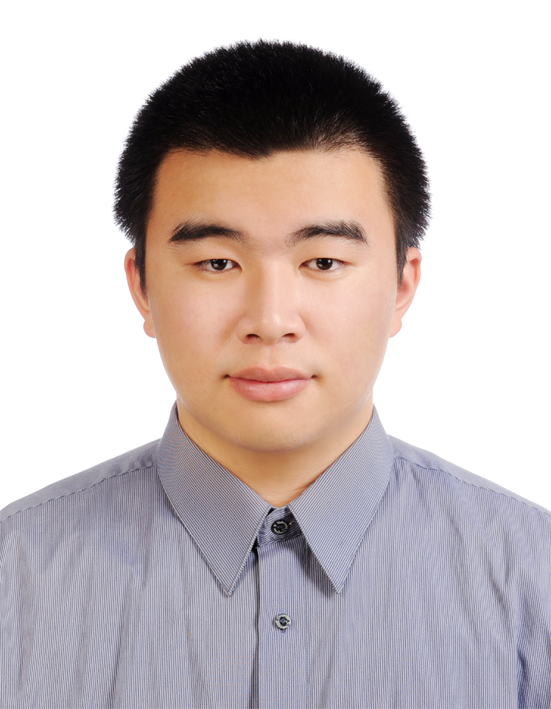
#> input picture 資料分析與實務作業/0407/大頭照.jpg, 551 x 709 px
$ python 4.py
#> lines starting #> are read from the running program, lines starting #| are printed output that depends on the picture
from PIL import Image

pict = Image.open('大頭照.jpg')
#> pict is the input picture: PIL image 551x709 RGB; mean R, G, B 198, 187.2, 187.3
newPict1 = pict.resize((350, 500))
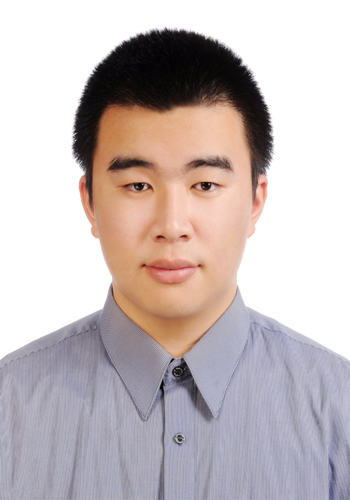
#> newPict1: PIL image 350x500 RGB; mean R, G, B 197.9, 187.2, 187.3
newPict2 = Image.new('RGB',(350+100, 500+100),'Yellow')
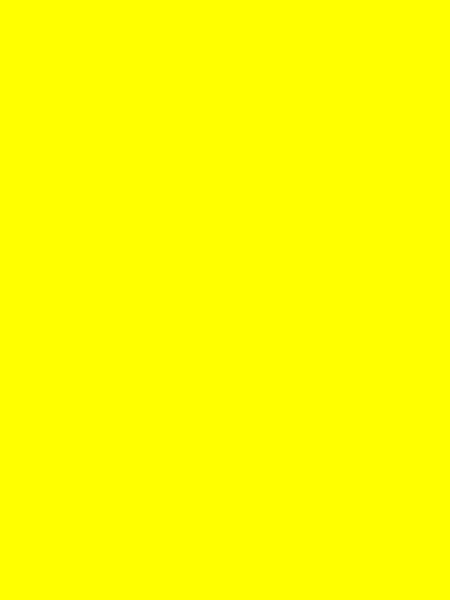
#> newPict2: PIL image 450x600 RGB; mean R, G, B 255, 255, 0
newPict2.paste(newPict1, (50, 50))
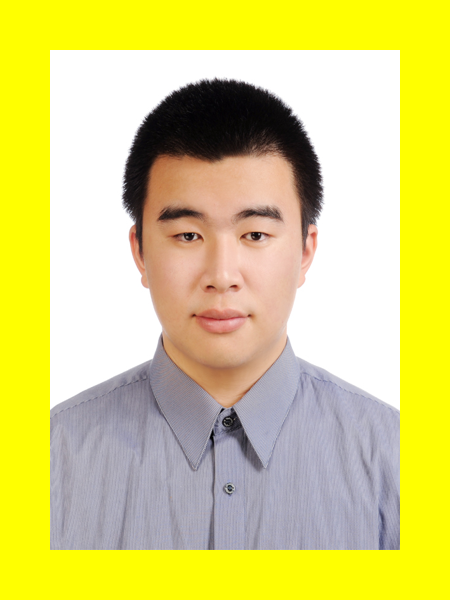
#> newPict2: PIL image 450x600 RGB; mean R, G, B 218, 211, 121.4
newPict2.save('myfig.jpg')

$ run again, with 資料分析與實務作業/0407/dog.jpg copied over 資料分析與實務作業/0407/大頭照.jpg
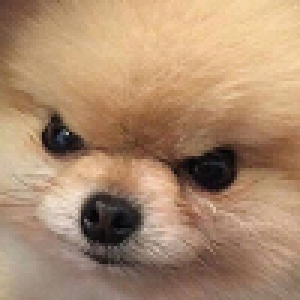
#> input picture 資料分析與實務作業/0407/dog.jpg, 100 x 100 px (shown 3 times larger)
#> pict is the input picture: PIL image 100x100 RGBA; mean R, G, B, A 171.9, 139.3, 110.4, 255
#> `newPict1 = pict.resize((350, 500))`:
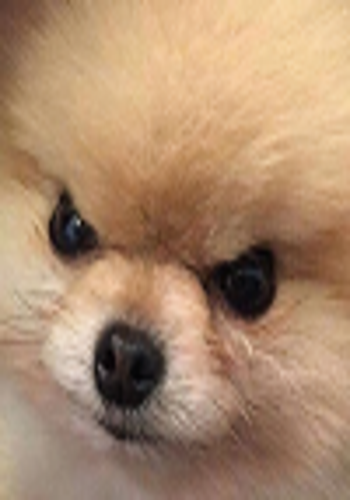
#> newPict1: PIL image 350x500 RGBA; mean R, G, B, A 171.9, 139.3, 110.4, 255
#> `newPict2.paste(newPict1, (50, 50))`:
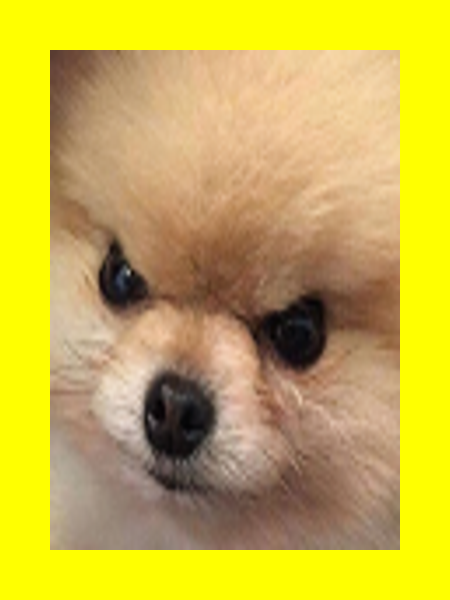
#> newPict2: PIL image 450x600 RGB; mean R, G, B 201.2, 180, 71.5
